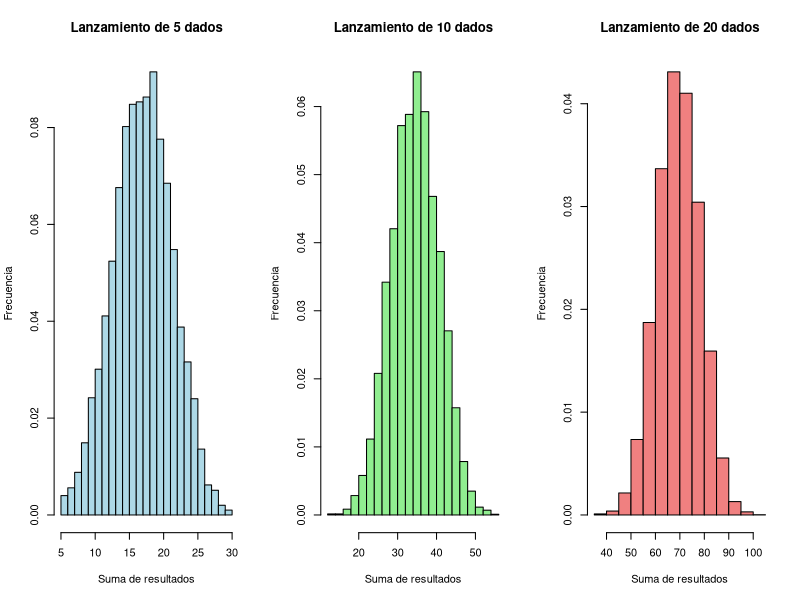
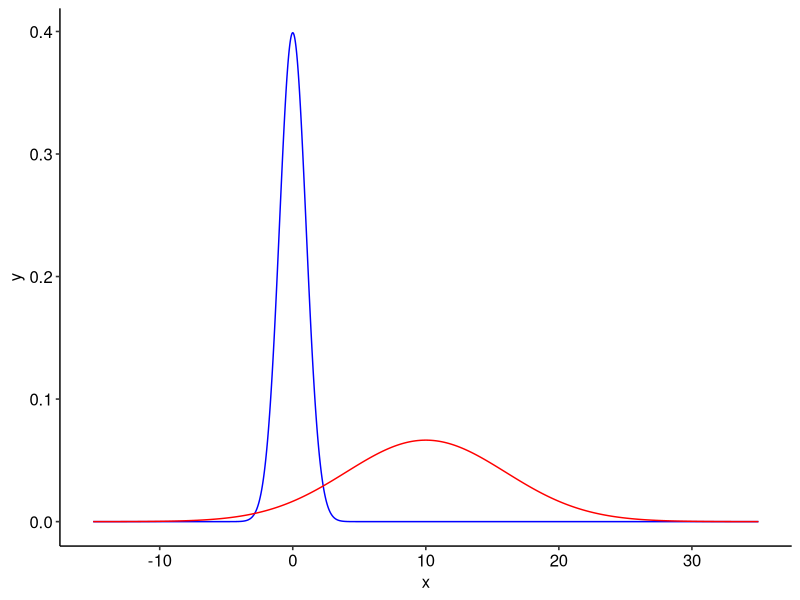
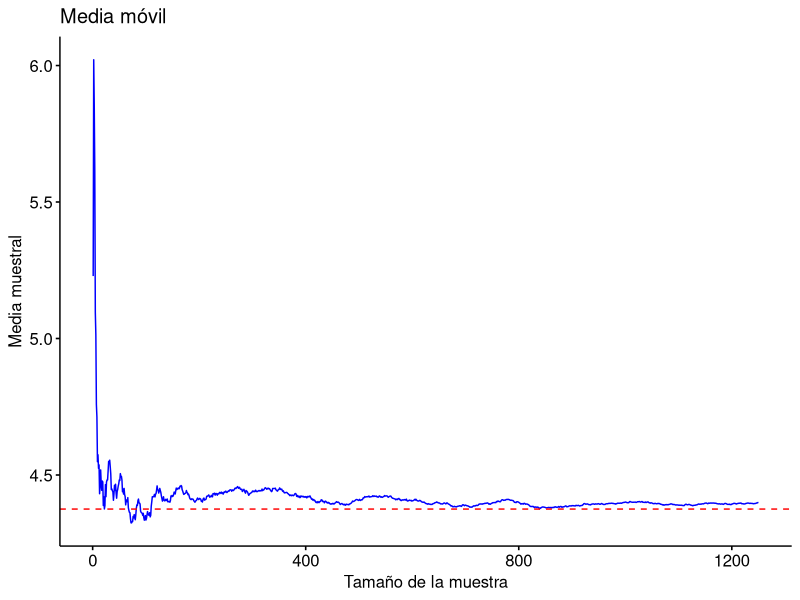

The R source for these figures, in order:
## ---- chunk 1
#library(discreteRV)# Dicha libreria no me funciona xd
#La variable aleatoria discreta es un dado adulterado de 6 caras
resultados <- 1:6
probabilidades <- c(0.25, 0.125, 0.125, 0.125, 0.125, 0.25)

# Calcular el valor esperado
valor_esperado <- sum(resultados * probabilidades)
cat("Valor esperado:", valor_esperado, "\n")

# Calcular la varianza
varianza <- sum(probabilidades * (resultados - valor_esperado)^2)
cat("Varianza:", varianza, "\n")

# Calcular la desviación estándar
desviacion_estandar <- sqrt(varianza)
cat("Desviación estándar:", desviacion_estandar, "\n")

## ---- chunk 2
library(ggpubr)
resultados <- 1:6
probabilidades <- c(0.25, 0.125, 0.125, 0.125, 0.125, 0.25)

# Función para simular lanzamientos y calcular la suma
simular_suma <- function(n, resultados, probabilidades) {
  suma <- replicate(10000, sum(sample(resultados, size = n, replace = TRUE, prob = probabilidades)))
  return(suma)
}

# Simular las sumas de los lanzamientos
lanzar_5 <- simular_suma(5, resultados, probabilidades)
lanzar_10 <- simular_suma(10, resultados, probabilidades)
lanzar_20 <- simular_suma(20, resultados, probabilidades)

# Configurar el espacio para 3 gráficos
par(mfrow = c(1, 3))

# Graficar los histogramas
hist(lanzar_5, breaks = 20, main = "Lanzamiento de 5 dados", xlab = "Suma de resultados", ylab = "Frecuencia", col = "lightblue", probability = TRUE)
hist(lanzar_10, breaks = 20, main = "Lanzamiento de 10 dados", xlab = "Suma de resultados", ylab = "Frecuencia", col = "lightgreen", probability = TRUE)
hist(lanzar_20, breaks = 20, main = "Lanzamiento de 20 dados", xlab = "Suma de resultados", ylab = "Frecuencia", col = "lightcoral", probability = TRUE)

## ---- chunk 3
# Valores y probabilidades del dado adulterado
resultados <- 1:6
prob_adulterado <- c(0.25, 0.125, 0.125, 0.125, 0.125, 0.25)

# Valores y probabilidades del dado balanceado
prob_balanceado <- rep(1/6, 6)

# Calcular el valor esperado del dado adulterado
esperado_x <- sum(resultados * prob_adulterado)

# Calcular la varianza del dado adulterado
varianza_x <- sum((resultados - esperado_x)^2 * prob_adulterado)

# Calcular la desviación estándar del dado adulterado
desviacion_x <- sqrt(varianza_x)

cat("E(X):", esperado_x, "\n")
cat("V(X):", varianza_x, "\n")
cat("SD(X):", desviacion_x, "\n\n")

# Calcular el valor esperado del dado balanceado
esperado_y <- sum(resultados * prob_balanceado)

# Calcular la varianza del dado balanceado
varianza_y <- sum((resultados - esperado_y)^2 * prob_balanceado)

# Calcular la desviación estándar del dado balanceado
desviacion_y <- sqrt(varianza_y)

cat("E(Y):", esperado_y, "\n")
cat("V(Y):", varianza_y, "\n")
cat("SD(Y):", desviacion_y, "\n\n")

# Crear una combinación lineal de ambas variables aleatorias
# Z = 0.5 * X + 0.5 * Y
coef_x <- 0.5
coef_y <- 0.5

# Calcular el valor esperado de Z
esperado_z <- coef_x * esperado_x + coef_y * esperado_y

# Calcular la varianza de Z
varianza_z <- (coef_x^2) * varianza_x + (coef_y^2) * varianza_y

# Calcular la desviación estándar de Z
desviacion_z <- sqrt(varianza_z)

cat("E(Z):", esperado_z, "\n")
cat("V(Z):", varianza_z, "\n")
cat("SD(Z):", desviacion_z, "\n")

## ---- chunk 4
library(ggplot2)
library(ggpubr)

# Generar valores para una distribución normal con media 0 y desviación estándar 1.
media <- 0
desv_est <- 1
x <- seq(-15, 35, 0.01)
y <- dnorm(x, mean = media, sd = desv_est)
normal_1 <- data.frame(x, y)

# Repetir el proceso para una distribución normal con media 10 y desviación estándar 6.
media <- 10
desv_est <- 6
x <- seq(-15, 35, 0.01)
y <- dnorm(x, mean = media, sd = desv_est)
normal_2 <- data.frame(x, y)

# Graficar ambas distribuciones.
g <- ggplot(normal_1, aes(x, y)) + geom_line(color = "blue")
g <- g + geom_line(data = normal_2, color = "red")
g <- g + theme_pubr()

print(g)
## ---- chunk 5
library(ggpubr)

# Establecer la semilla para generar números aleatorios.
set.seed(9437)

# Generar aleatoriamente una población de tamaño 1500
# (en este caso, con una distribución cercana a la normal).
poblacion <- rnorm(n = 1500, mean = 4.32, sd = 0.98)

# Calcular la media de la población.
media_poblacion <- mean(poblacion)
cat("Media de la población:", media_poblacion, "\n")

# Tomar una muestra de tamaño 1250.
tamano_muestra <- 1250
muestra <- sample(poblacion, tamano_muestra)

# Calcular las medias acumuladas (es decir, con muestras de
# 1, 2, 3, ... elementos).
n <- seq(along = muestra)
media <- cumsum(muestra) / n

# Crear una matriz de datos con los tamaños y las medias muestrales.
datos <- data.frame(n, media)

# Graficar las medias muestrales.
g <- ggline(data = datos,
            x = "n",
            y = "media",
            plot_type = "l",
            color = "blue",
            main = "Media móvil",
            xlab = "Tamaño de la muestra",
            ylab = "Media muestral")

# Añadir al gráfico una recta con la media de la población.
g <- g + geom_hline(aes(yintercept = media_poblacion),
                    color = "red", linetype = 2)

print(g)

